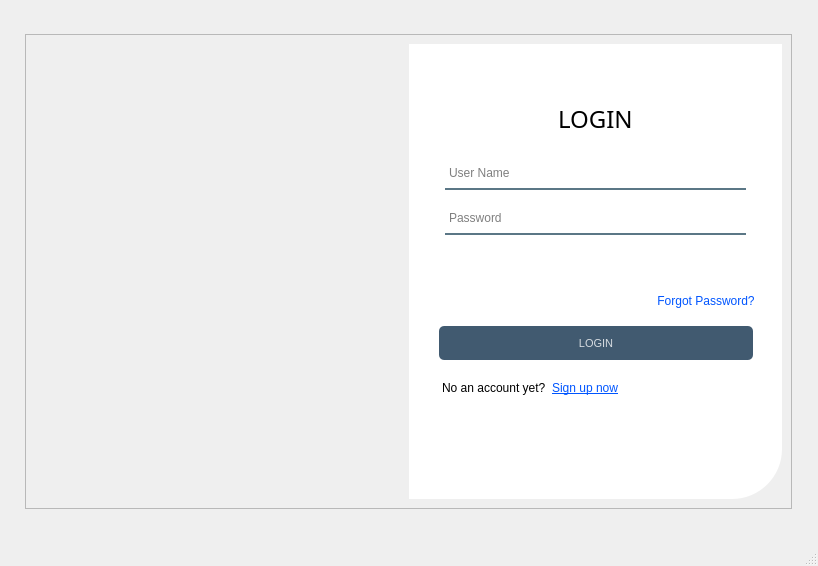
<?xml version="1.0" encoding="UTF-8"?>
<ui version="4.0">
 <class>MainWindow</class>
 <widget class="QMainWindow" name="MainWindow">
  <property name="geometry">
   <rect>
    <x>0</x>
    <y>0</y>
    <width>818</width>
    <height>566</height>
   </rect>
  </property>
  <property name="maximumSize">
   <size>
    <width>16777215</width>
    <height>16777215</height>
   </size>
  </property>
  <property name="windowTitle">
   <string>MainWindow</string>
  </property>
  <widget class="QWidget" name="centralwidget">
   <layout class="QHBoxLayout" name="horizontalLayout">
    <item>
     <widget class="QFrame" name="frame">
      <property name="maximumSize">
       <size>
        <width>767</width>
        <height>475</height>
       </size>
      </property>
      <property name="frameShape">
       <enum>QFrame::StyledPanel</enum>
      </property>
      <property name="frameShadow">
       <enum>QFrame::Raised</enum>
      </property>
      <layout class="QHBoxLayout" name="horizontalLayout_2">
       <property name="spacing">
        <number>0</number>
       </property>
       <item>
        <widget class="QFrame" name="frame_2">
         <property name="minimumSize">
          <size>
           <width>374</width>
           <height>0</height>
          </size>
         </property>
         <property name="styleSheet">
          <string notr="true">border-image: url(:/image/bg-login.png);
border-top-left-radius: 50px;</string>
         </property>
         <property name="frameShape">
          <enum>QFrame::StyledPanel</enum>
         </property>
         <property name="frameShadow">
          <enum>QFrame::Raised</enum>
         </property>
         <layout class="QHBoxLayout" name="horizontalLayout_3"/>
        </widget>
       </item>
       <item>
        <widget class="QFrame" name="frame_3">
         <property name="minimumSize">
          <size>
           <width>0</width>
           <height>0</height>
          </size>
         </property>
         <property name="cursor">
          <cursorShape>ArrowCursor</cursorShape>
         </property>
         <property name="styleSheet">
          <string notr="true">background-color:rgba(255,255,255,255);
border-bottom-right-radius: 50px;</string>
         </property>
         <property name="frameShape">
          <enum>QFrame::StyledPanel</enum>
         </property>
         <property name="frameShadow">
          <enum>QFrame::Raised</enum>
         </property>
         <layout class="QVBoxLayout" name="verticalLayout">
          <item alignment="Qt::AlignRight">
           <widget class="QPushButton" name="CloseBtn">
            <property name="sizePolicy">
             <sizepolicy hsizetype="Minimum" vsizetype="Fixed">
              <horstretch>0</horstretch>
              <verstretch>0</verstretch>
             </sizepolicy>
            </property>
            <property name="minimumSize">
             <size>
              <width>25</width>
              <height>25</height>
             </size>
            </property>
            <property name="cursor">
             <cursorShape>PointingHandCursor</cursorShape>
            </property>
            <property name="styleSheet">
             <string notr="true">#CloseBtn{
	image: url(:/icon/x.svg);
}
#CloseBtn:hover{
	background-color: rgb(222, 222, 222);
}</string>
            </property>
            <property name="text">
             <string/>
            </property>
            <property name="icon">
             <iconset resource="../Resource/resource.qrc">
              <normaloff>:/icon/x_bl.svg</normaloff>:/icon/x_bl.svg</iconset>
            </property>
            <property name="iconSize">
             <size>
              <width>23</width>
              <height>23</height>
             </size>
            </property>
           </widget>
          </item>
          <item alignment="Qt::AlignTop">
           <widget class="QFrame" name="frame_4">
            <property name="minimumSize">
             <size>
              <width>0</width>
              <height>289</height>
             </size>
            </property>
            <property name="frameShape">
             <enum>QFrame::StyledPanel</enum>
            </property>
            <property name="frameShadow">
             <enum>QFrame::Raised</enum>
            </property>
            <layout class="QVBoxLayout" name="verticalLayout_2">
             <property name="spacing">
              <number>0</number>
             </property>
             <item>
              <widget class="QFrame" name="frame_6">
               <property name="frameShape">
                <enum>QFrame::StyledPanel</enum>
               </property>
               <property name="frameShadow">
                <enum>QFrame::Raised</enum>
               </property>
               <layout class="QHBoxLayout" name="horizontalLayout_6">
                <item alignment="Qt::AlignHCenter">
                 <widget class="QLabel" name="label_2">
                  <property name="font">
                   <font>
                    <family>Montserrat Medium</family>
                    <pointsize>18</pointsize>
                    <weight>50</weight>
                    <bold>false</bold>
                   </font>
                  </property>
                  <property name="styleSheet">
                   <string notr="true">background:transparent;</string>
                  </property>
                  <property name="text">
                   <string>LOGIN</string>
                  </property>
                 </widget>
                </item>
               </layout>
              </widget>
             </item>
             <item>
              <widget class="QFrame" name="frame_7">
               <property name="frameShape">
                <enum>QFrame::StyledPanel</enum>
               </property>
               <property name="frameShadow">
                <enum>QFrame::Raised</enum>
               </property>
               <layout class="QVBoxLayout" name="verticalLayout_3">
                <property name="spacing">
                 <number>0</number>
                </property>
                <item>
                 <widget class="QFrame" name="frame_12">
                  <property name="minimumSize">
                   <size>
                    <width>0</width>
                    <height>0</height>
                   </size>
                  </property>
                  <property name="frameShape">
                   <enum>QFrame::StyledPanel</enum>
                  </property>
                  <property name="frameShadow">
                   <enum>QFrame::Raised</enum>
                  </property>
                  <layout class="QVBoxLayout" name="verticalLayout_4">
                   <item alignment="Qt::AlignLeft">
                    <widget class="QLineEdit" name="username">
                     <property name="minimumSize">
                      <size>
                       <width>301</width>
                       <height>0</height>
                      </size>
                     </property>
                     <property name="font">
                      <font>
                       <pointsize>9</pointsize>
                      </font>
                     </property>
                     <property name="styleSheet">
                      <string notr="true">background-color: rgba(0, 0, 0, 0);
border: 2px solid rgba(0, 0, 0, 0);
border-bottom-color: rgba(46, 82, 101, 200);
color: rgb(0, 0, 0);
padding-bottom: 7px;
</string>
                     </property>
                     <property name="placeholderText">
                      <string>User Name</string>
                     </property>
                    </widget>
                   </item>
                  </layout>
                 </widget>
                </item>
                <item>
                 <widget class="QFrame" name="frame_11">
                  <property name="frameShape">
                   <enum>QFrame::StyledPanel</enum>
                  </property>
                  <property name="frameShadow">
                   <enum>QFrame::Raised</enum>
                  </property>
                  <layout class="QHBoxLayout" name="horizontalLayout_9">
                   <item>
                    <widget class="QLineEdit" name="password">
                     <property name="minimumSize">
                      <size>
                       <width>301</width>
                       <height>0</height>
                      </size>
                     </property>
                     <property name="font">
                      <font>
                       <pointsize>9</pointsize>
                      </font>
                     </property>
                     <property name="styleSheet">
                      <string notr="true">background-color: rgba(0, 0, 0, 0);
border: 2px solid rgba(0, 0, 0, 0);
border-bottom-color: rgba(46, 82, 101, 200);
color: rgb(0, 0, 0);
padding-bottom: 7px;
</string>
                     </property>
                     <property name="echoMode">
                      <enum>QLineEdit::Password</enum>
                     </property>
                     <property name="placeholderText">
                      <string>Password</string>
                     </property>
                    </widget>
                   </item>
                   <item>
                    <widget class="QPushButton" name="toggle_password_button">
                     <property name="cursor">
                      <cursorShape>PointingHandCursor</cursorShape>
                     </property>
                     <property name="text">
                      <string/>
                     </property>
                    </widget>
                   </item>
                  </layout>
                 </widget>
                </item>
                <item>
                 <widget class="QFrame" name="frame_check">
                  <property name="frameShape">
                   <enum>QFrame::StyledPanel</enum>
                  </property>
                  <property name="frameShadow">
                   <enum>QFrame::Raised</enum>
                  </property>
                  <layout class="QHBoxLayout" name="horizontalLayout_8">
                   <item>
                    <widget class="QLabel" name="check_login">
                     <property name="text">
                      <string/>
                     </property>
                    </widget>
                   </item>
                  </layout>
                 </widget>
                </item>
               </layout>
              </widget>
             </item>
             <item>
              <widget class="QFrame" name="frame_8">
               <property name="frameShape">
                <enum>QFrame::StyledPanel</enum>
               </property>
               <property name="frameShadow">
                <enum>QFrame::Raised</enum>
               </property>
               <layout class="QHBoxLayout" name="horizontalLayout_7">
                <item alignment="Qt::AlignRight">
                 <widget class="QPushButton" name="forgotBtn">
                  <property name="font">
                   <font>
                    <pointsize>9</pointsize>
                   </font>
                  </property>
                  <property name="cursor">
                   <cursorShape>PointingHandCursor</cursorShape>
                  </property>
                  <property name="styleSheet">
                   <string notr="true">background: transparent;
color:rgb(0, 85, 255);
</string>
                  </property>
                  <property name="text">
                   <string>Forgot Password?</string>
                  </property>
                 </widget>
                </item>
               </layout>
              </widget>
             </item>
             <item>
              <widget class="QFrame" name="frame_9">
               <property name="frameShape">
                <enum>QFrame::StyledPanel</enum>
               </property>
               <property name="frameShadow">
                <enum>QFrame::Raised</enum>
               </property>
               <layout class="QHBoxLayout" name="horizontalLayout_5">
                <item>
                 <spacer name="horizontalSpacer_2">
                  <property name="orientation">
                   <enum>Qt::Horizontal</enum>
                  </property>
                  <property name="sizeType">
                   <enum>QSizePolicy::Maximum</enum>
                  </property>
                  <property name="sizeHint" stdset="0">
                   <size>
                    <width>3</width>
                    <height>20</height>
                   </size>
                  </property>
                 </spacer>
                </item>
                <item>
                 <widget class="QPushButton" name="loginbutton">
                  <property name="minimumSize">
                   <size>
                    <width>0</width>
                    <height>34</height>
                   </size>
                  </property>
                  <property name="font">
                   <font>
                    <pointsize>8</pointsize>
                    <weight>50</weight>
                    <bold>false</bold>
                   </font>
                  </property>
                  <property name="cursor">
                   <cursorShape>PointingHandCursor</cursorShape>
                  </property>
                  <property name="styleSheet">
                   <string notr="true">#loginbutton {
	background-color: rgba(65, 90, 112, 255);
	color: rgba(255, 255, 255, 200);
	border-radius: 5px;
}

#loginbutton:pressed {
	padding-left: 5px;
	padding-top: 5px;
	background-color: rgba(255, 107, 107, 255);
}

#loginbutton:hover {
	background-color: rgba(255, 107, 107, 255);
}</string>
                  </property>
                  <property name="text">
                   <string>LOGIN</string>
                  </property>
                 </widget>
                </item>
                <item>
                 <spacer name="horizontalSpacer_3">
                  <property name="orientation">
                   <enum>Qt::Horizontal</enum>
                  </property>
                  <property name="sizeType">
                   <enum>QSizePolicy::Maximum</enum>
                  </property>
                  <property name="sizeHint" stdset="0">
                   <size>
                    <width>2</width>
                    <height>20</height>
                   </size>
                  </property>
                 </spacer>
                </item>
               </layout>
              </widget>
             </item>
             <item alignment="Qt::AlignLeft|Qt::AlignTop">
              <widget class="QFrame" name="frame_5">
               <property name="frameShape">
                <enum>QFrame::StyledPanel</enum>
               </property>
               <property name="frameShadow">
                <enum>QFrame::Raised</enum>
               </property>
               <layout class="QHBoxLayout" name="horizontalLayout_4">
                <item>
                 <spacer name="horizontalSpacer_4">
                  <property name="orientation">
                   <enum>Qt::Horizontal</enum>
                  </property>
                  <property name="sizeType">
                   <enum>QSizePolicy::Maximum</enum>
                  </property>
                  <property name="sizeHint" stdset="0">
                   <size>
                    <width>6</width>
                    <height>20</height>
                   </size>
                  </property>
                 </spacer>
                </item>
                <item>
                 <widget class="QLabel" name="label_4">
                  <property name="font">
                   <font>
                    <pointsize>9</pointsize>
                   </font>
                  </property>
                  <property name="text">
                   <string>No an account yet?</string>
                  </property>
                 </widget>
                </item>
                <item>
                 <widget class="QPushButton" name="gotosignupbutton">
                  <property name="font">
                   <font>
                    <pointsize>9</pointsize>
                    <underline>true</underline>
                   </font>
                  </property>
                  <property name="cursor">
                   <cursorShape>PointingHandCursor</cursorShape>
                  </property>
                  <property name="styleSheet">
                   <string notr="true">background: transparent;
color:rgb(0, 85, 255);
text-decoration: underline;</string>
                  </property>
                  <property name="text">
                   <string>Sign up now</string>
                  </property>
                 </widget>
                </item>
               </layout>
              </widget>
             </item>
            </layout>
           </widget>
          </item>
         </layout>
        </widget>
       </item>
      </layout>
     </widget>
    </item>
   </layout>
  </widget>
  <widget class="QMenuBar" name="menubar">
   <property name="geometry">
    <rect>
     <x>0</x>
     <y>0</y>
     <width>818</width>
     <height>26</height>
    </rect>
   </property>
  </widget>
  <widget class="QStatusBar" name="statusbar"/>
 </widget>
 <resources>
  <include location="../Resource/resource.qrc"/>
 </resources>
 <connections/>
</ui>
